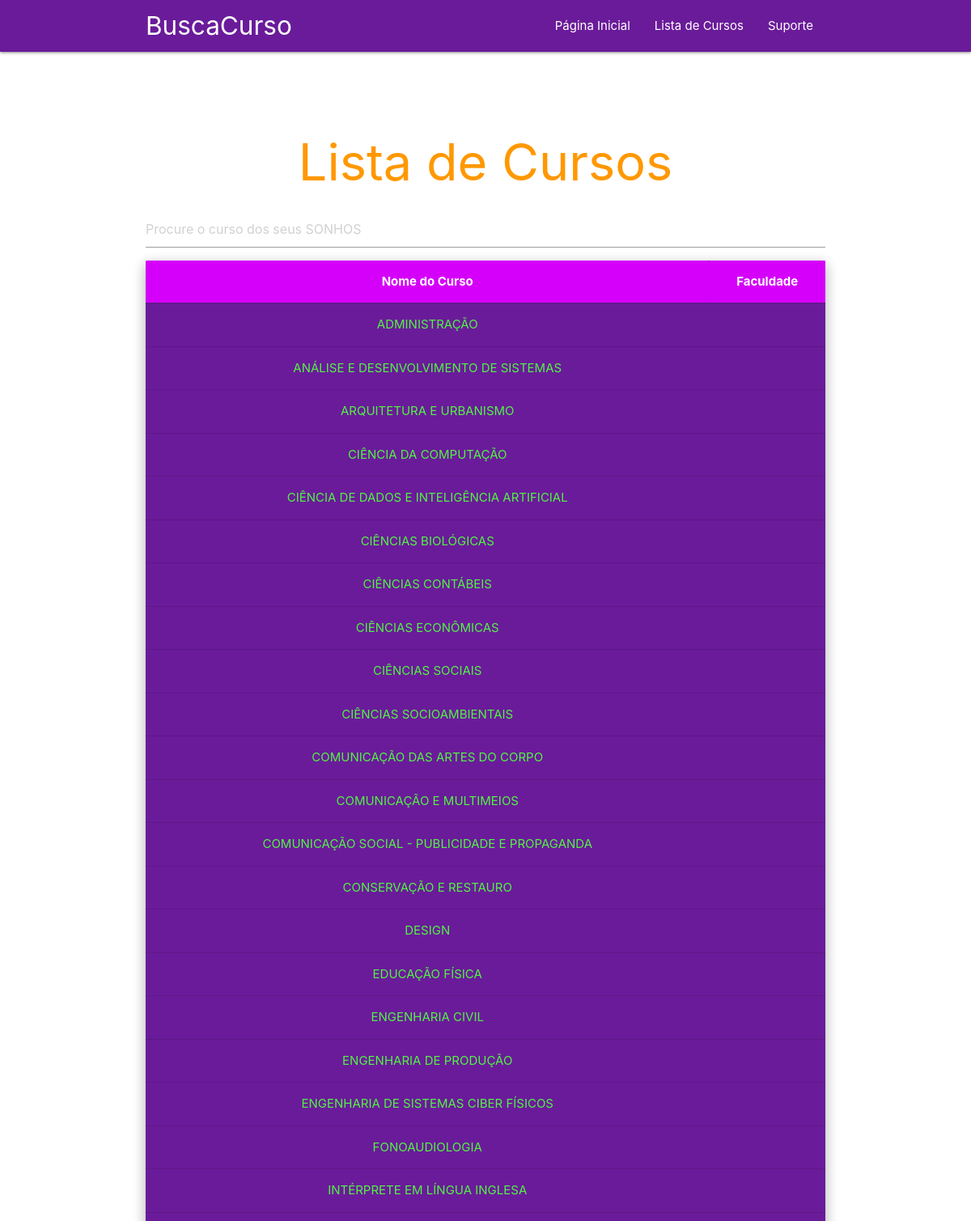
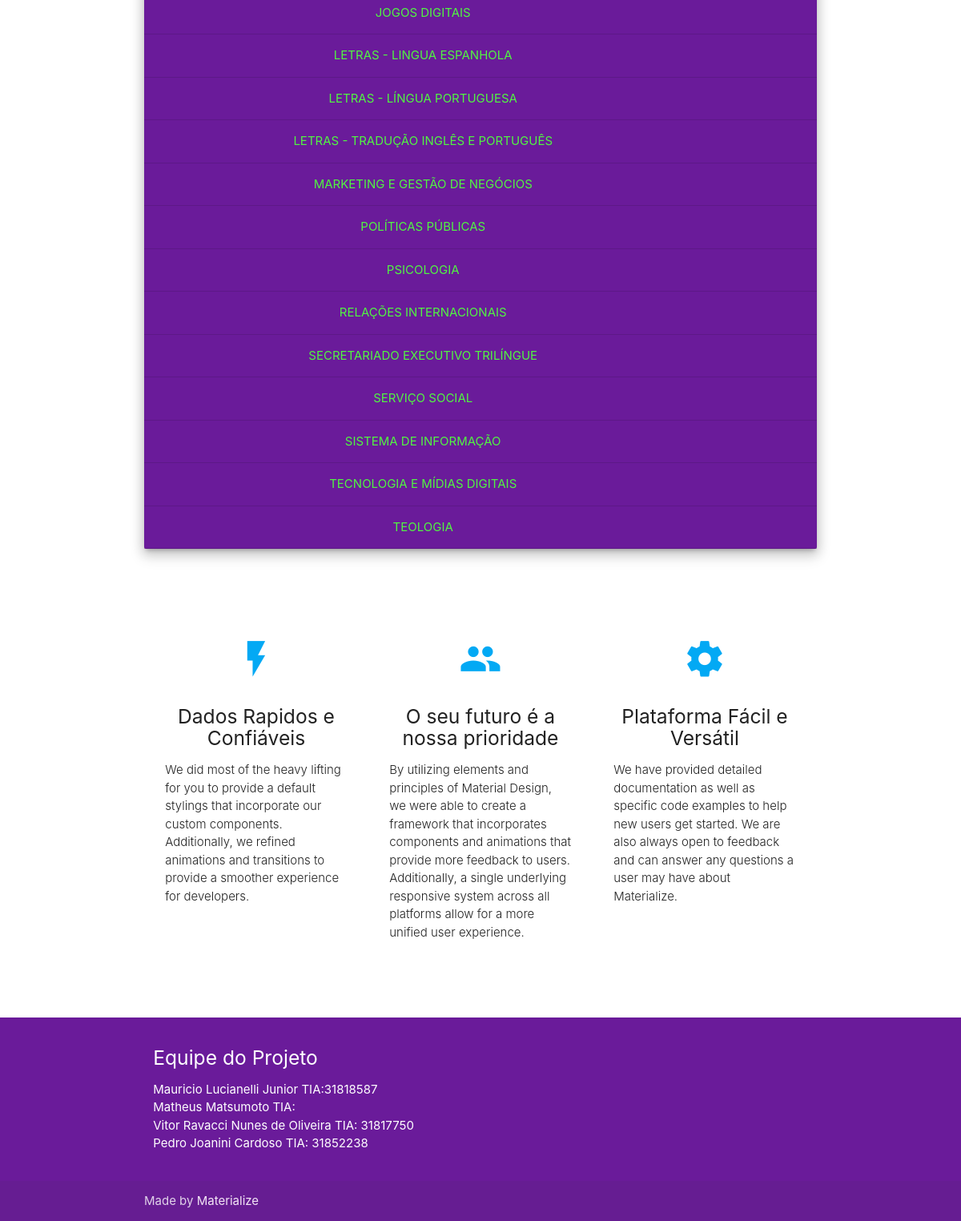
Screenshot of /course_list with the database file from the repository (2 pictures, top to bottom).
### buscacurso/models.py (models this page shows, shortened)
class Courses(models.Model):
    DEGREE_TYPE = (
        (0,'Bacharelado'),
        (1,'Licenciatura'),
        (2,'Tecnológico'),
        (3,'Sequencial')
    )
    MODALITY_TYPE = (
        (0,'Presencial'),
        (1,'A Distância')
    )
    codigo = models.CharField(max_length=200)
    code = models.IntegerField(default=0)
    name = models.CharField(max_length=200)
    degree = models.CharField(max_length=250, default="-")
    modality = models.PositiveSmallIntegerField(default=1, choices=MODALITY_TYPE)
    courses_institution = models.ManyToManyField(Institution, through='CoursesInstitution', related_name='courses_institution')
    situation = models.CharField(max_length=200, default="Em análise")
    class Meta:
        ordering = ['name']

### buscacurso/views.py (the view)
# urls.py: path('course_list', views.course_list, name='course_list'),
def course_list(request):
    courses_inst= CoursesInstitution.objects.all
    courses=Courses.objects.all
    institution=Institution.objects.all
    maintainer=Maintainer.objects.all
    dados = {
        'courses_inst' : courses_inst,
        'courses' : courses,
        'institution' : institution,
        'maintainer' : maintainer
    }
    return render(request, 'course_list.html',dados)

### buscacurso/templates/course_list.html (shortened to what this page needs)
{% extends 'base.html' %}
{% load static %}
{% block content %}
{%include 'partials/menu.html'%}
  <div class="section no-pad-bot" id="index-banner">
    <div class="container">
      <br><br>
      <h1 class="header center orange-text">Lista de Cursos</h1>
        <input type="text" id="searchArticles" onkeyup="searchArticles()" placeholder="Procure o curso dos seus SONHOS">
        <div class="card purple darken-3 z-depth-3 ">
            <div class="tableFixHead-big">
              <table id = "articles" class="rensponsive-table centered white-text">
                <thead class = "header">
                  <th class="purple accent-3">Nome do Curso</th>
                  <th class="purple accent-3">Faculdade</th>
                </thead>
                <tbody>
                  {% if courses %}
                  {% for item in courses %}
                  <tr>
                      <td> <a href="{% url 'details' item.code %}"style="color:#51f542;">{{ item.name }}</a></td>
                  </tr>
                  {% endfor %}
                  {% else %}
                  <td>No Courses</td>
                  {% endif %}
                </tbody>
              </table>
            </div>
          </div>
      <br><br>
    </div>
  </div>
  <div class="container">
    <div class="section">
      <div class="row">
        <div class="col s12 m4">
          <div class="icon-block">
            <h2 class="center light-blue-text"><i class="material-icons">flash_on</i></h2>
            <h5 class="center">Dados Rapidos e Confiáveis</h5>
            <p class="light">We did most of the heavy lifting for you to provide a default stylings that incorporate our custom components. Additionally, we refined animations and transitions to provide a smoother experience for developers.</p>
          </div>
        </div>
        <div class="col s12 m4">
          <div class="icon-block">
            <h2 class="center light-blue-text"><i class="material-icons">group</i></h2>
            <h5 class="center">O seu futuro é a nossa prioridade</h5>
            <p class="light">By utilizing elements and principles of Material Design, we were able to create a framework that incorporates components and animations that provide more feedback to users. Additionally, a single underlying responsive system across all platforms allow for a more unified user experience.</p>
          </div>
        </div>
        <div class="col s12 m4">
          <div class="icon-block">
            <h2 class="center light-blue-text"><i class="material-icons">settings</i></h2>
            <h5 class="center">Plataforma Fácil e Versátil</h5>
            <p class="light">We have provided detailed documentation as well as specific code examples to help new users get started. We are also always open to feedback and can answer any questions a user may have about Materialize.</p>
          </div>
        </div>
      </div>
    </div>
    <br><br>
  </div>
  {% include 'partials/footer.html' %}
  {% endblock %}

### tcc/static/css/style.css (style rules this page uses)
.icon-block { padding: 0 15px; }
.icon-block .material-icons { font-size: inherit; }
.tableFixHead-big { overflow: auto; max-height: 2000px; }
.tableFixHead-big thead th { position: sticky; top: 0; z-index: 1; }

### rows the page displays
Courses: name "ADMINISTRAÇÃO"
Courses: name "ANÁLISE E DESENVOLVIMENTO DE SISTEMAS"
Courses: name "ARQUITETURA E URBANISMO"
Courses: name "CIÊNCIA DA COMPUTAÇÃO"
Courses: name "CIÊNCIA DE DADOS E INTELIGÊNCIA ARTIFICIAL"
Courses: name "CIÊNCIAS BIOLÓGICAS"
Courses: name "CIÊNCIAS CONTÁBEIS"
Courses: name "CIÊNCIAS ECONÔMICAS"
Courses: name "CIÊNCIAS SOCIAIS"
Courses: name "CIÊNCIAS SOCIOAMBIENTAIS"
Courses: name "COMUNICAÇÃO DAS ARTES DO CORPO"
Courses: name "COMUNICAÇÃO E MULTIMEIOS"
Courses: name "COMUNICAÇÃO SOCIAL - PUBLICIDADE E PROPAGANDA"
Courses: name "CONSERVAÇÃO E RESTAURO"
Courses: name "DESIGN"
Courses: name "EDUCAÇÃO FÍSICA"
Courses: name "ENGENHARIA CIVIL"
Courses: name "ENGENHARIA DE PRODUÇÃO"
Courses: name "ENGENHARIA DE SISTEMAS CIBER FÍSICOS"
Courses: name "FONOAUDIOLOGIA"
Courses: name "INTÉRPRETE EM LÍNGUA INGLESA"
Courses: name "JOGOS DIGITAIS"
Courses: name "LETRAS - LINGUA ESPANHOLA"
Courses: name "LETRAS - LÍNGUA PORTUGUESA"
Courses: name "LETRAS - TRADUÇÃO INGLÊS E PORTUGUÊS"
Courses: name "MARKETING E GESTÃO DE NEGÓCIOS"
Courses: name "POLÍTICAS PÚBLICAS"
Courses: name "PSICOLOGIA"
Courses: name "RELAÇÕES INTERNACIONAIS"
Courses: name "SECRETARIADO EXECUTIVO TRILÍNGUE"
Courses: name "SERVIÇO SOCIAL"
Courses: name "SISTEMA DE INFORMAÇÃO"
Courses: name "TECNOLOGIA E MÍDIAS DIGITAIS"
Courses: name "TEOLOGIA"
